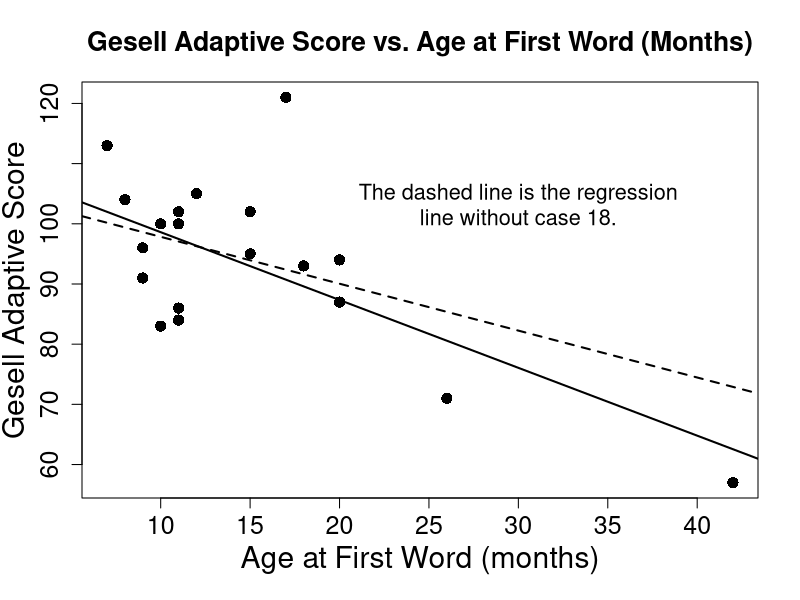
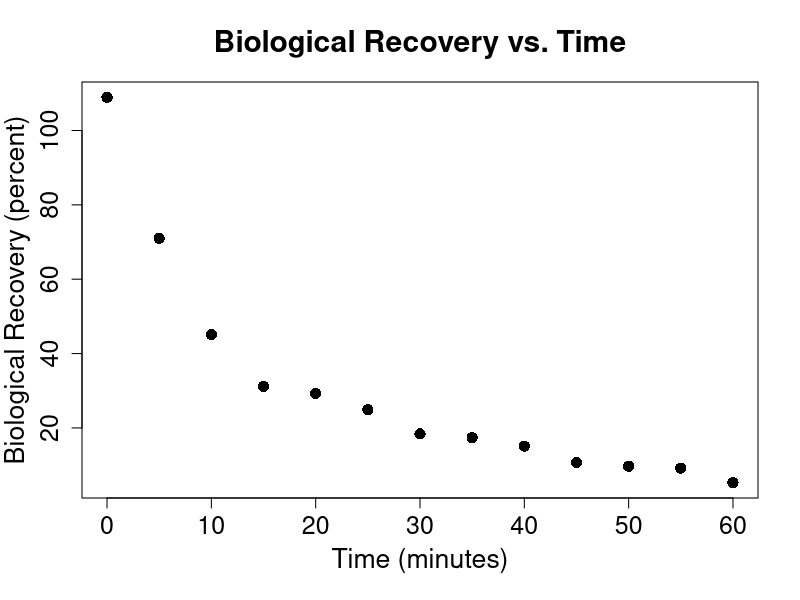
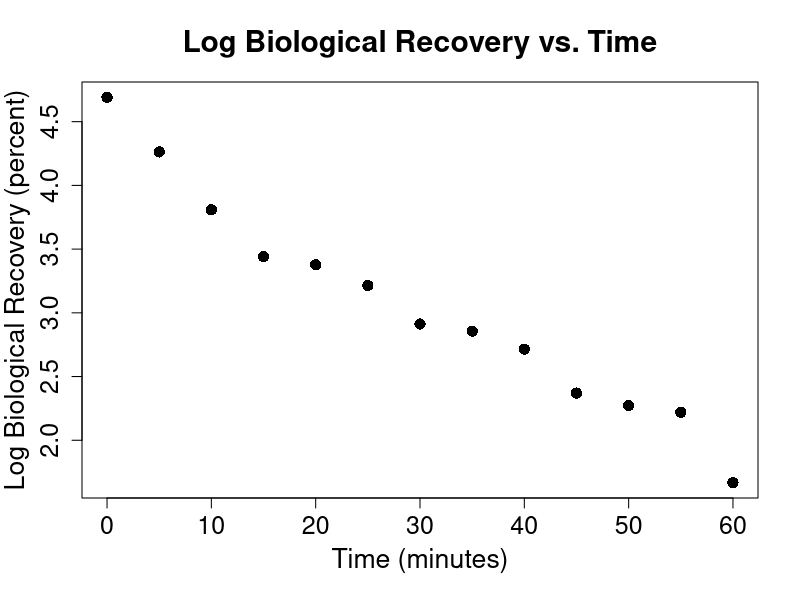
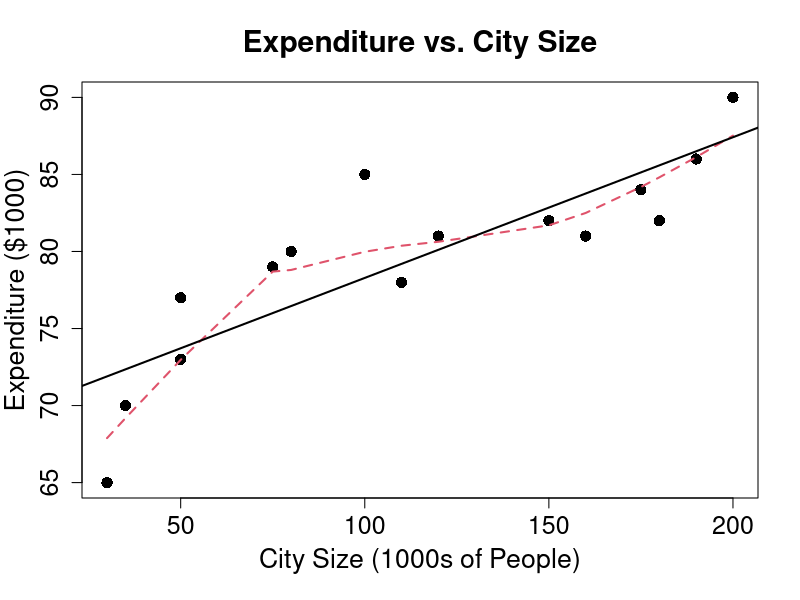
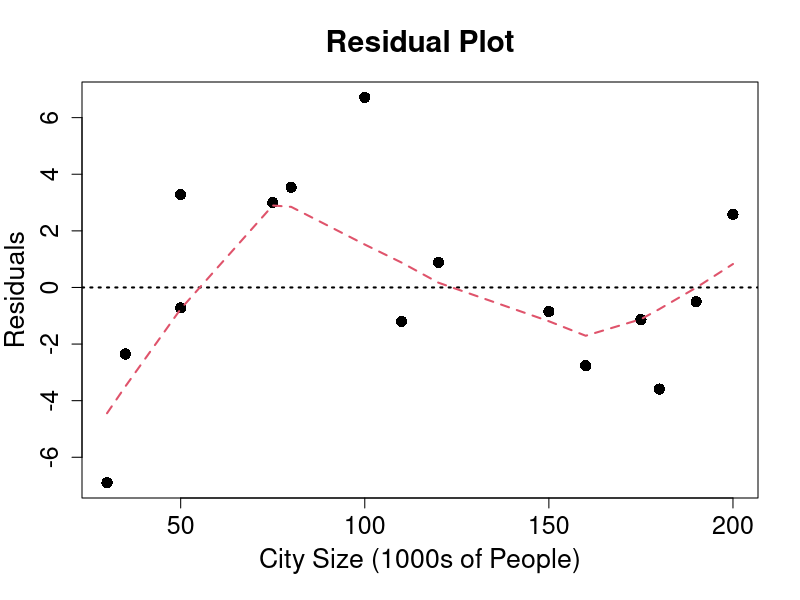

Recreate these plots in R, in order.
# ========== #
# Homework 1 #
# ========== #

# ==================== #
# Problem 1#
# ==================== #
gesell <- read.csv("gesell.txt",header=T)  # Reads in Gesell data
summary(gesell)                                 # Data summary

# Part (a): Scatterplot of Gesell scores vs. ages
# ===============================================
age <- gesell$age                               # Ages of children
score <- gesell$score                           # Gesell scores
plot(age,score,cex.axis=1.5,cex.lab=1.8,pch=16, # Scatterplot of score vs.
  xlab="Age at First Word (months)",cex=1.5,    #   age with axis labels
  ylab="Gesell Adaptive Score",mgp=c(2.7,1,0),  #   and a title
  main="Gesell Adaptive Score vs. Age at First Word (Months)",cex.main=1.6)

# Part (b): Regression of Gesell score on age, plotted on scatterplot
# ===================================================================
reg <- lm(score~age)         # Least squares regression of score on age
summary(reg)                 # Regression summary
abline(reg$coef,lwd=2)       # Plots the regression line

# Part (c): Regression residuals
# ==============================
reg$resid                    # Vector of model residuals

# Part (e): Removes child #18 (age=42) and repeats previous analyses
# ==================================================================
age2 <- age[age<42]          # Keeps all ages except the one at age 42
score2 <- score[age<42]      # Keeps all scores except the one at age 42
reg2 <- lm(score2~age2)      # Regression without the high leverage value
summary(reg2)                # Regression summary
abline(reg2$coef,lwd=2,lty=8)# Plots the new regression line
text(30,105,"The dashed line is the regression",cex=1.3)
text(30,101,"line without case 18.",cex=1.3)


# ==================== #
# Problem 2 #
# ==================== #
recov <- read.csv("recovery.txt",       # Reads in the biological recovery data
  header=T)
attach(recov)                                # Promotes the biological recovery data

# Part (a): Scatterplot of Biological Recovery vs. Time
# =====================================================
plot(time,recovery,pch=16,cex.axis=1.5,      # Plots the recovery percentages vs. time
  xlab="Time (minutes)",mgp=c(2.7,1,0),      #   with x- and y-axis labels and a title
  ylab="Biological Recovery (percent)",
  main="Biological Recovery vs. Time",
  cex.lab=1.6,cex.main=1.8,cex=1.5)

# Part (b): Scatterplot of Log Biological Recovery vs. Time
# =========================================================
logrec <- log(recov$recovery)                # Computes the log recovery percentages
plot(time,logrec,pch=16,cex.axis=1.5,        # Plots the log recovery percentages vs.
  xlab="Time (minutes)",mgp=c(2.7,1,0),      #   time with axis labels and a title
  ylab="Log Biological Recovery (percent)",
  main="Log Biological Recovery vs. Time",
  cex.lab=1.6,cex.main=1.8,cex=1.5)

# Part (c): Regression of Log Recovery on Time
# ============================================
reg.out <- lm(logrec~time)                   # Regression of log recovery on time
summary(reg.out)                             # Prints regression summary

# Part (d): ANOVA Table
# =====================
anova(reg.out)                               # Prints the ANOVA table



# ==================== #
# Problem 3#
# ==================== #
city <- read.csv("citysize.txt",header=T) # Reads in the citysize data
attach(city)                              # Promotes the citysize data
 
# Part (a): Scatterplot of Expenditure vs. City Size
# =====================================================
plot(size,expenditure,pch=16,cex.axis=1.5,      # Plots expenditure vs. city size
     xlab="City Size (1000s of People)",        # with x- and y-axis labels and a title
     ylab="Expenditure ($1000)", mgp=c(2.7,1,0),
     main="Expenditure vs. City Size",
     cex.lab=1.6,cex.main=1.8,cex=1.5)
lines(lowess(size,expenditure,f=0.6),lwd=2,     # Overlays lowess fit with f=0.6
      col=2,lty=8)


# Part (b): Compute Pearson's correlation
# ========================================
cor(size,expenditure)   # Pearson's correlation


# Part (c): Regression of Expenditure on City Size, plotted on scatterplot
# ==========================================================================
out <- lm(expenditure~size)  # Least squares regression of expenditure on city size
summary(out)                 # Regression summary
abline(out$coef,lwd=2)       # Plots the regression line


# Part (d): Residual Plot
# ========================
resid <- out$resid           # Puts the residuals in a vector called "resid"
plot(size,resid,pch=16,cex.axis=1.5,      # Plots the residuals vs. time
     xlab="City Size (1000s of People)",  # with x- and y-axis labels and a title
     ylab="Residuals",mgp=c(2.7,1,0),
     main="Residual Plot",
     cex.lab=1.6,cex.main=1.8,cex=1.5)
abline(h=0, lwd=2, lty=3)                 # Adds horizontal reference line at 0
lines(lowess(size,resid,f=0.5),lwd=2,     # Overlays lowess fit with f=0.6
      col=2,lty=8)

